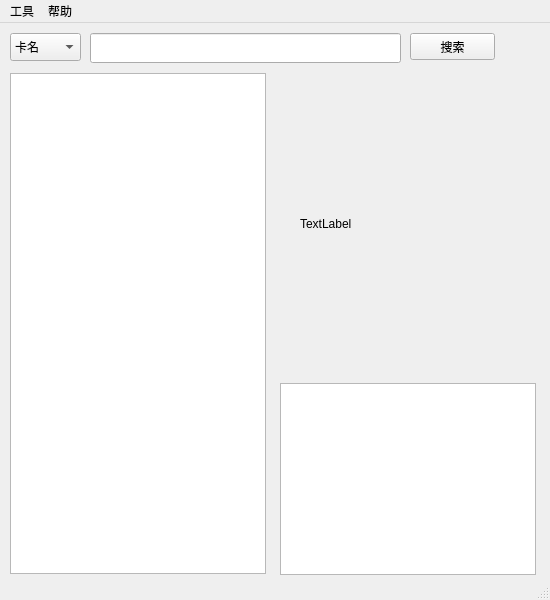
<?xml version="1.0" encoding="UTF-8"?>
<ui version="4.0">
 <class>MainWindow</class>
 <widget class="QMainWindow" name="MainWindow">
  <property name="geometry">
   <rect>
    <x>0</x>
    <y>0</y>
    <width>550</width>
    <height>600</height>
   </rect>
  </property>
  <property name="windowTitle">
   <string>游戏王离线查卡器</string>
  </property>
  <widget class="QWidget" name="centralwidget">
   <widget class="QLineEdit" name="search_keyword_edit">
    <property name="geometry">
     <rect>
      <x>90</x>
      <y>10</y>
      <width>311</width>
      <height>30</height>
     </rect>
    </property>
   </widget>
   <widget class="QLabel" name="card_picture">
    <property name="geometry">
     <rect>
      <x>300</x>
      <y>50</y>
      <width>221</width>
      <height>301</height>
     </rect>
    </property>
    <property name="text">
     <string>TextLabel</string>
    </property>
   </widget>
   <widget class="QPushButton" name="search_button">
    <property name="geometry">
     <rect>
      <x>410</x>
      <y>10</y>
      <width>85</width>
      <height>27</height>
     </rect>
    </property>
    <property name="text">
     <string>搜索</string>
    </property>
   </widget>
   <widget class="QComboBox" name="search_type">
    <property name="geometry">
     <rect>
      <x>10</x>
      <y>10</y>
      <width>71</width>
      <height>28</height>
     </rect>
    </property>
    <item>
     <property name="text">
      <string>卡名</string>
     </property>
    </item>
    <item>
     <property name="text">
      <string>卡码</string>
     </property>
    </item>
    <item>
     <property name="text">
      <string>描述</string>
     </property>
    </item>
   </widget>
   <widget class="QTextBrowser" name="card_info">
    <property name="geometry">
     <rect>
      <x>280</x>
      <y>360</y>
      <width>256</width>
      <height>192</height>
     </rect>
    </property>
   </widget>
   <widget class="QListWidget" name="search_result_widget">
    <property name="geometry">
     <rect>
      <x>10</x>
      <y>50</y>
      <width>256</width>
      <height>501</height>
     </rect>
    </property>
   </widget>
  </widget>
  <widget class="QMenuBar" name="menubar">
   <property name="geometry">
    <rect>
     <x>0</x>
     <y>0</y>
     <width>550</width>
     <height>26</height>
    </rect>
   </property>
   <widget class="QMenu" name="tools_menu">
    <property name="title">
     <string>工具</string>
    </property>
    <addaction name="setting_action"/>
   </widget>
   <widget class="QMenu" name="help_menu">
    <property name="title">
     <string>帮助</string>
    </property>
    <addaction name="about_action"/>
    <addaction name="official_website_action"/>
   </widget>
   <addaction name="tools_menu"/>
   <addaction name="help_menu"/>
  </widget>
  <widget class="QStatusBar" name="statusbar"/>
  <action name="setting_action">
   <property name="text">
    <string>设置</string>
   </property>
  </action>
  <action name="about_action">
   <property name="text">
    <string>关于</string>
   </property>
  </action>
  <action name="official_website_action">
   <property name="text">
    <string>官网</string>
   </property>
  </action>
 </widget>
 <resources/>
 <connections/>
</ui>
